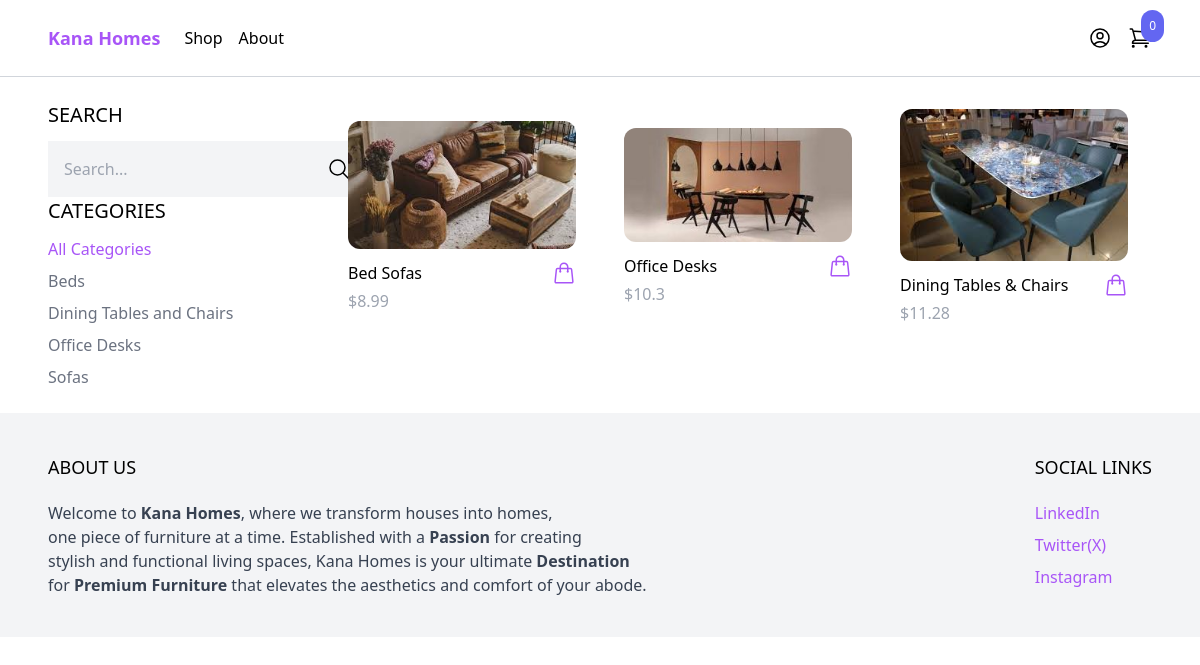
The app's page /shop/ with its own data.
### product/models.py (models this page shows, shortened)
class Category(models.Model):
    name = models.CharField(max_length=255)
    slug = models.SlugField()
    class Meta:
        ordering = ('name',)

class Product(models.Model):
    category = models.ForeignKey(Category, related_name='products', on_delete=models.CASCADE)
    name = models.CharField(max_length=255)
    slug = models.SlugField()
    description = models.TextField(blank=True, null=True)
    price = models.IntegerField()
    created_at = models.DateTimeField(auto_now_add=True)
    image = models.ImageField(upload_to='uploads/', blank=True, null=True)
    thumbnail = models.ImageField(upload_to='uploads/', blank=True, null=True)
    class Meta:
        ordering = ('-created_at',)
    def get_display_price(self):
        return self.price / 100
    def get_thumbnail(self):
        if self.thumbnail:
            return self.thumbnail.url

### core/views.py (the view)
# urls.py: path('shop/', shop, name='shop'),
def shop(request):
    categories = Category.objects.all()
    products = Product.objects.all()
    active_category = request.GET.get('category', '')
    if active_category:
        products = products.filter(category__slug=active_category)
    query = request.GET.get('query', '')
    if query:
        products = products.filter(Q(name__icontains=query) | Q(description__icontains=query)) #searching in both the name and description fields
    context = {
        'categories': categories,
        'products': products,
        'active_category': active_category
    }
    return render(request, 'core/shop.html', context)

### cart/cart.py (called while the page is built)
    def __len__(self):
        return sum(item['quantity'] for item in self.cart.values())

### cart/content_processors.py (called while the page is built)
def cart(request):
    return {'cart': Cart(request)}

### core/templates/core/shop.html (shortened to what this page needs)
{% extends 'core/base.html' %}
{% block content%}
<div class="max-w-6xl mx-auto flex flex-wrap items-start py-6 px-6 xl:px-0">
    <div class="filters w-full lg:w-1/4">
        <h3 class="mb-3 text-xl uppercase">
            Search
        </h3>
        <form method="get" action=".">
            <div class="flex">
                <input type="text" name="query" class="p-4 bg-gray-100 border-0" placeholder="Search..."/>
                <button class="p-4 bg-gray-100 border-0">
                    <svg xmlns="http://www.w3.org/2000/svg" fill="none" viewBox="0 0 24 24" stroke-width="1.5" stroke="currentColor" class="w-6 h-6">
                        <path stroke-linecap="round" stroke-linejoin="round" d="M21 21l-5.197-5.197m0 0A7.5 7.5 0 105.196 5.196a7.5 7.5 0 0010.607 10.607z" />
                      </svg>
                </button>
            </div>
        </form>
        <h3 mt-6 class="mb-3 text-xl uppercase">
            Categories
        </h3>
        <ul class="space-y-2">
            <li><a href="{% url 'shop' %}" class="{% if not active_category %}text-purple-500{% else %}text-gray-500{% endif %}">All Categories</a></li>
            {% for category in categories %}
            <li><a href="{% url 'shop' %}?category={{ category.slug}}" class="{% if category.slug == active_category%}text-purple-500{% else %}text-gray-500{% endif %}">{{category.name}}</a></li>
            {% endfor %}
        </ul>
    </div>
    <div class="products w-full lg:w-3/4 -mt-4 flex items-center flex-wrap">
        {% for product in products %}
            {% include 'product/partials/product_list_item.html' %}
        {% endfor %}
    </div>
</div>
{% endblock %}

### product/templates/product/partials/product_list_item.html (shortened to what this page needs)
<div class="w-full md:w-1/3 xl:w-1/4 p-6">
    <a href="{% url 'product' product.slug %}">
        <img src="{{ product.get_thumbnail }}" class="rounded-xl hover:shadow-lg" src="" alt="">
    </a>
    <div class="pt-3 flex items-center justify-between">
        <a href="{% url 'product' product.slug %}"> {{ product.name }} </a>
        <a href="#"
            class="text-purple-500 hover:text-purple-800"
            hx-get="{% url 'add_to_cart' product.id %}"
            hx-target="#menu-cart-button"
            hx-swap="outerHTML"
        >
        </a>
    </div>
    <p class="pt-1 text-gray-400">${{product.get_display_price}}</p>
</div>

### records on screen
Category: name "Beds"
Category: name "Dining Tables and Chairs"
Category: name "Office Desks"
Category: name "Sofas"
Product: get_thumbnail (picture), name "Bed Sofas", get_display_price "8.99"
Product: get_thumbnail (picture), name "Office Desks", get_display_price "10.3"
Product: get_thumbnail (picture), name "Dining Tables & Chairs", get_display_price "11.28"

### other values on screen
{{ cart|length }} "0"
